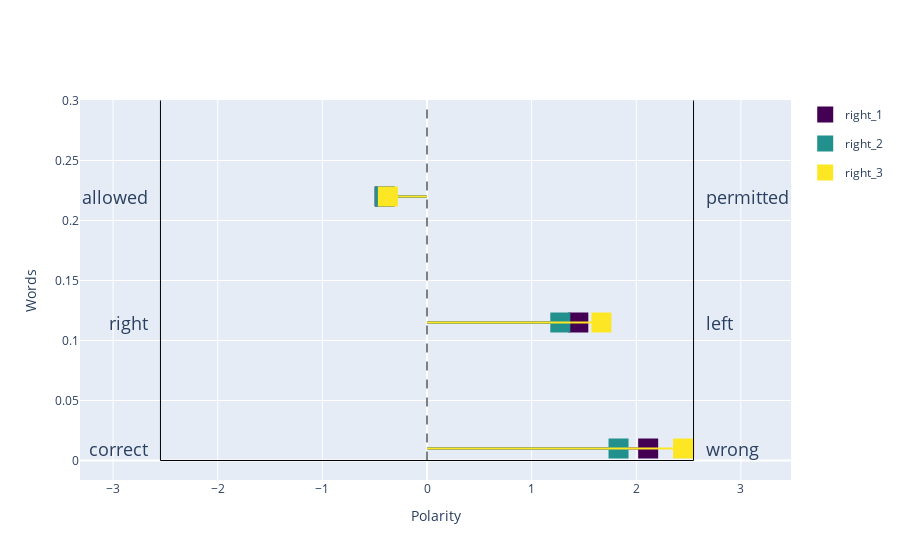
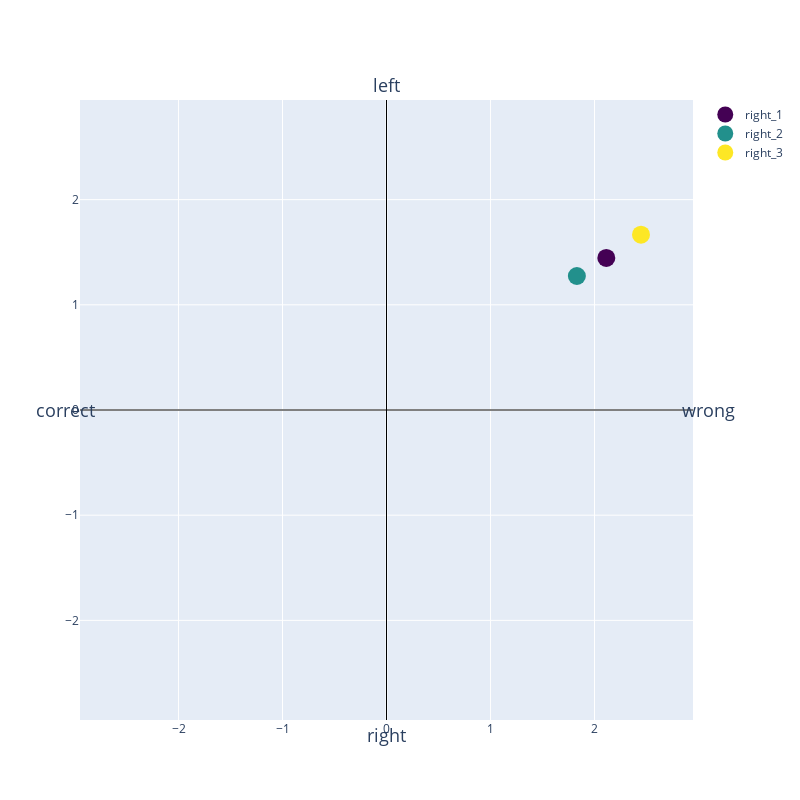
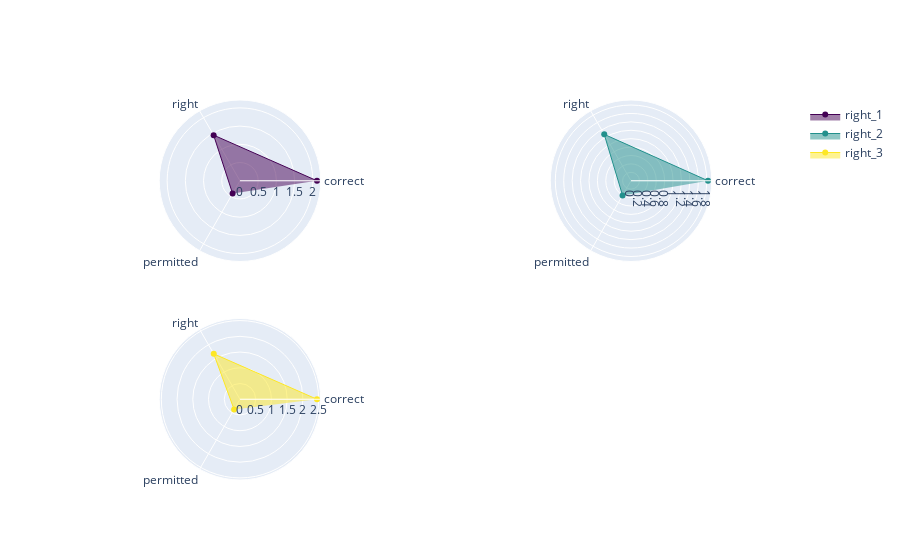

Notebook cell for these charts, in order:
### Code cell
plotter = PolarityPlotter() 
plotter.plot_word_polarity(words, polar_dimensions)
plotter.plot_word_polarity_2d(words, polar_dimensions)
plotter.plot_word_polarity_polar_fig(words, polar_dimensions)
# plotter.plot_descriptive_antonym_pairs(words, polar_dimensions, ['rain', 'book', 'tree', 'sun'], 3)

### Figure 1 — Plotly figure (JSON) as saved in the notebook; plotly's stock layout.template omitted (floating-point values rounded to 4 significant figures)
{"data": [{"legendgroup": "right_1", "marker": {"color": "rgb(68, 1, 84)", "size": 20, "symbol": "square"}, "mode": "markers", "name": "right_1", "showlegend": true, "type": "scatter", "x": [2.114], "y": [0.01]}, {"legendgroup": "right_1", "line": {"color": "rgb(68, 1, 84)", "width": 2}, "mode": "lines", "showlegend": false, "type": "scatter", "x": [2.114, 0], "y": [0.01, 0.01]}, {"legendgroup": "right_2", "marker": {"color": "rgb(34, 144, 140)", "size": 20, "symbol": "square"}, "mode": "markers", "name": "right_2", "showlegend": true, "type": "scatter", "x": [1.831], "y": [0.01]}, {"legendgroup": "right_2", "line": {"color": "rgb(34, 144, 140)", "width": 2}, "mode": "lines", "showlegend": false, "type": "scatter", "x": [1.831, 0], "y": [0.01, 0.01]}, {"legendgroup": "right_3", "marker": {"color": "rgb(253, 231, 37)", "size": 20, "symbol": "square"}, "mode": "markers", "name": "right_3", "showlegend": true, "type": "scatter", "x": [2.447], "y": [0.01]}, {"legendgroup": "right_3", "line": {"color": "rgb(253, 231, 37)", "width": 2}, "mode": "lines", "showlegend": false, "type": "scatter", "x": [2.447, 0], "y": [0.01, 0.01]}, {"legendgroup": "right_1", "marker": {"color": "rgb(68, 1, 84)", "size": 20, "symbol": "square"}, "mode": "markers", "name": "right_1", "showlegend": false, "type": "scatter", "x": [1.446], "y": [0.115]}, {"legendgroup": "right_1", "line": {"color": "rgb(68, 1, 84)", "width": 2}, "mode": "lines", "showlegend": false, "type": "scatter", "x": [1.446, 0], "y": [0.115, 0.115]}, {"legendgroup": "right_2", "marker": {"color": "rgb(34, 144, 140)", "size": 20, "symbol": "square"}, "mode": "markers", "name": "right_2", "showlegend": false, "type": "scatter", "x": [1.274], "y": [0.115]}, {"legendgroup": "right_2", "line": {"color": "rgb(34, 144, 140)", "width": 2}, "mode": "lines", "showlegend": false, "type": "scatter", "x": [1.274, 0], "y": [0.115, 0.115]}, {"legendgroup": "right_3", "marker": {"color": "rgb(253, 231, 37)", "size": 20, "symbol": "square"}, "mode": "markers", "name": "right_3", "showlegend": false, "type": "scatter", "x": [1.667], "y": [0.115]}, {"legendgroup": "right_3", "line": {"color": "rgb(253, 231, 37)", "width": 2}, "mode": "lines", "showlegend": false, "type": "scatter", "x": [1.667, 0], "y": [0.115, 0.115]}, {"legendgroup": "right_1", "marker": {"color": "rgb(68, 1, 84)", "size": 20, "symbol": "square"}, "mode": "markers", "name": "right_1", "showlegend": false, "type": "scatter", "x": [-0.4055], "y": [0.22]}, {"legendgroup": "right_1", "line": {"color": "rgb(68, 1, 84)", "width": 2}, "mode": "lines", "showlegend": false, "type": "scatter", "x": [-0.4055, 0], "y": [0.22, 0.22]}, {"legendgroup": "right_2", "marker": {"color": "rgb(34, 144, 140)", "size": 20, "symbol": "square"}, "mode": "markers", "name": "right_2", "showlegend": false, "type": "scatter", "x": [-0.402], "y": [0.22]}, {"legendgroup": "right_2", "line": {"color": "rgb(34, 144, 140)", "width": 2}, "mode": "lines", "showlegend": false, "type": "scatter", "x": [-0.402, 0], "y": [0.22, 0.22]}, {"legendgroup": "right_3", "marker": {"color": "rgb(253, 231, 37)", "size": 20, "symbol": "square"}, "mode": "markers", "name": "right_3", "showlegend": false, "type": "scatter", "x": [-0.3738], "y": [0.22]}, {"legendgroup": "right_3", "line": {"color": "rgb(253, 231, 37)", "width": 2}, "mode": "lines", "showlegend": false, "type": "scatter", "x": [-0.3738, 0], "y": [0.22, 0.22]}], "layout": {"annotations": [{"font": {"size": 18}, "showarrow": false, "text": "correct", "x": -2.647, "xanchor": "right", "xref": "x", "y": 0.01, "yref": "y"}, {"font": {"size": 18}, "showarrow": false, "text": "wrong", "x": 2.647, "xanchor": "left", "xref": "x", "y": 0.01, "yref": "y"}, {"font": {"size": 18}, "showarrow": false, "text": "right", "x": -2.647, "xanchor": "right", "xref": "x", "y": 0.115, "yref": "y"}, {"font": {"size": 18}, "showarrow": false, "text": "left", "x": 2.647, "xanchor": "left", "xref": "x", "y": 0.115, "yref": "y"}, {"font": {"size": 18}, "showarrow": false, "text": "allowed", "x": -2.647, "xanchor": "right", "xref": "x", "y": 0.22, "yref": "y"}, {"font": {"size": 18}, "showarrow": false, "text": "permitted", "x": 2.647, "xanchor": "left", "xref": "x", "y": 0.22, "yref": "y"}], "autosize": true, "shapes": [{"line": {"color": "black", "width": 1}, "type": "line", "x0": -2.547, "x1": 2.547, "y0": 0, "y1": 0}, {"line": {"color": "black", "width": 1}, "type": "line", "x0": -2.547, "x1": -2.547, "y0": 0, "y1": 0.3}, {"line": {"color": "black", "width": 1}, "type": "line", "x0": 2.547, "x1": 2.547, "y0": 0, "y1": 0.3}, {"line": {"color": "black", "dash": "dash", "width": 1}, "type": "line", "x0": 0, "x1": 0, "y0": 0, "y1": 0.3}], "xaxis": {"anchor": "y", "autorange": true, "domain": [0, 1], "range": [-3.337, 3.524], "title": {"text": "Polarity"}, "type": "linear"}, "yaxis": {"anchor": "x", "autorange": true, "domain": [0, 1], "range": [-0.02946, 0.3009], "title": {"text": "Words"}, "type": "linear"}}}

### Figure 2 — Plotly figure (JSON) as saved in the notebook; plotly's stock layout.template omitted (floating-point values rounded to 4 significant figures)
{"data": [{"marker": {"color": "rgb(68, 1, 84)", "size": 18}, "mode": "markers", "name": "right_1", "type": "scatter", "x": [2.114], "y": [1.446]}, {"marker": {"color": "rgb(34, 144, 140)", "size": 18}, "mode": "markers", "name": "right_2", "type": "scatter", "x": [1.831], "y": [1.274]}, {"marker": {"color": "rgb(253, 231, 37)", "size": 18}, "mode": "markers", "name": "right_3", "type": "scatter", "x": [2.447], "y": [1.667]}], "layout": {"annotations": [{"font": {"size": 18}, "showarrow": false, "text": "correct", "x": -2.947, "xshift": -15, "y": 0}, {"font": {"size": 18}, "showarrow": false, "text": "wrong", "x": 2.947, "xshift": 15, "y": 0}, {"font": {"size": 18}, "showarrow": false, "text": "right", "x": 0, "y": -2.947, "yshift": -15}, {"font": {"size": 18}, "showarrow": false, "text": "left", "x": 0, "y": 2.947, "yshift": 15}], "height": 800, "shapes": [{"line": {"color": "black", "width": 1}, "type": "line", "x0": -2.947, "x1": 2.947, "y0": 0, "y1": 0}, {"line": {"color": "black", "width": 1}, "type": "line", "x0": 0, "x1": 0, "y0": -2.947, "y1": 2.947}], "width": 800, "xaxis": {"range": [-2.947, 2.947], "type": "linear"}, "yaxis": {"range": [-2.947, 2.947], "type": "linear"}}}

### Figure 3 — Plotly figure (JSON) as saved in the notebook; plotly's stock layout.template omitted (floating-point values rounded to 4 significant figures)
{"data": [{"fill": "toself", "line": {"color": "rgb(68, 1, 84)", "width": 1}, "name": "right_1", "r": [2.114, 1.446, 0.4055], "subplot": "polar", "theta": ["correct", "right", "permitted"], "type": "scatterpolar"}, {"fill": "toself", "line": {"color": "rgb(34, 144, 140)", "width": 1}, "name": "right_2", "r": [1.831, 1.274, 0.402], "subplot": "polar2", "theta": ["correct", "right", "permitted"], "type": "scatterpolar"}, {"fill": "toself", "line": {"color": "rgb(253, 231, 37)", "width": 1}, "name": "right_3", "r": [2.447, 1.667, 0.3738], "subplot": "polar3", "theta": ["correct", "right", "permitted"], "type": "scatterpolar"}], "layout": {"autosize": true, "polar": {"angularaxis": {"type": "category"}, "domain": {"x": [0, 0.45], "y": [0.575, 1]}, "radialaxis": {"autorange": true, "range": [0, 2.344], "type": "linear"}}, "polar2": {"angularaxis": {"type": "category"}, "domain": {"x": [0.55, 1], "y": [0.575, 1]}, "radialaxis": {"autorange": true, "range": [0, 2.03], "type": "linear"}}, "polar3": {"angularaxis": {"type": "category"}, "domain": {"x": [0, 0.45], "y": [0, 0.425]}, "radialaxis": {"autorange": true, "range": [0, 2.713], "type": "linear"}}, "polar4": {"domain": {"x": [0.55, 1], "y": [0, 0.425]}}}}
